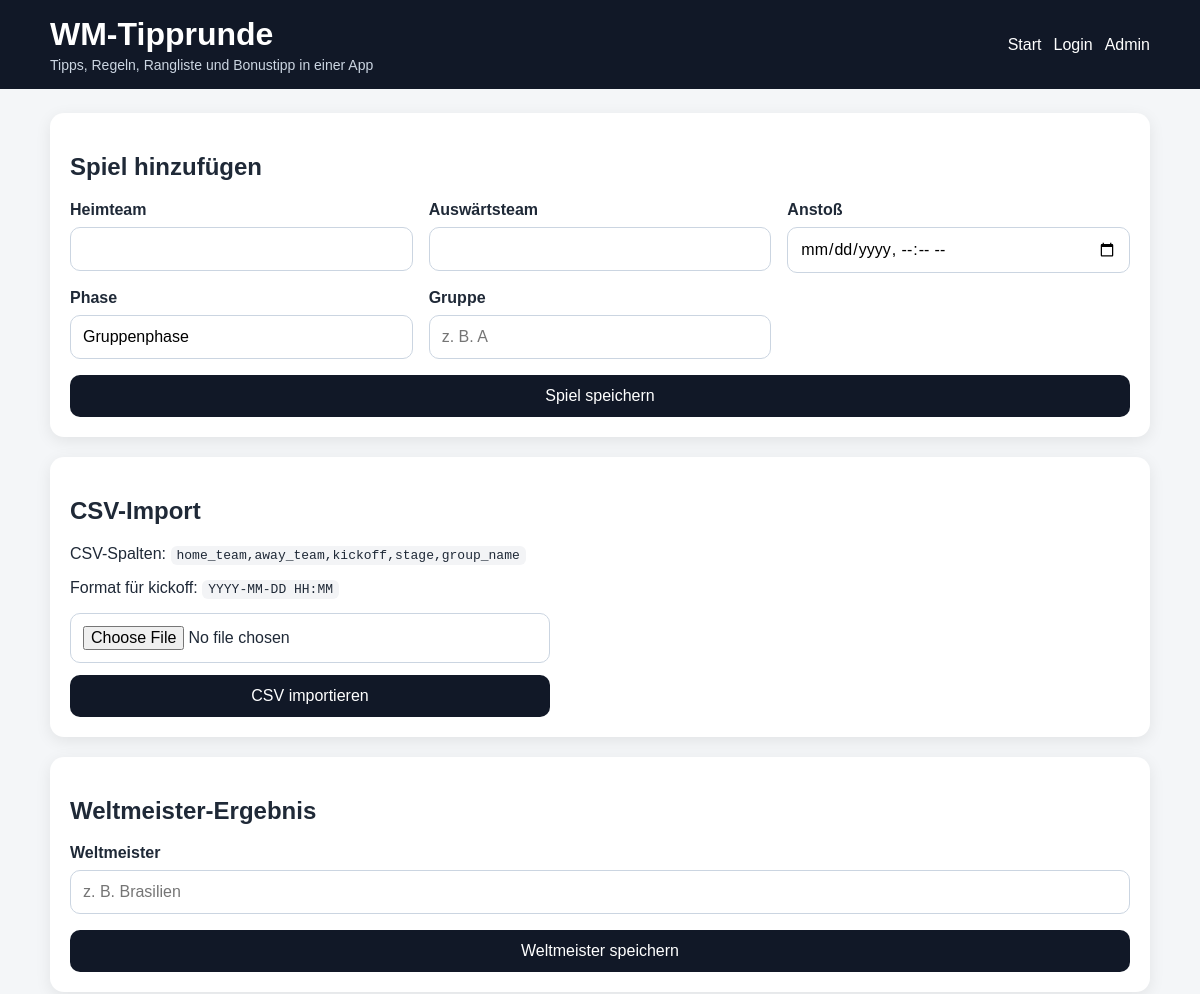
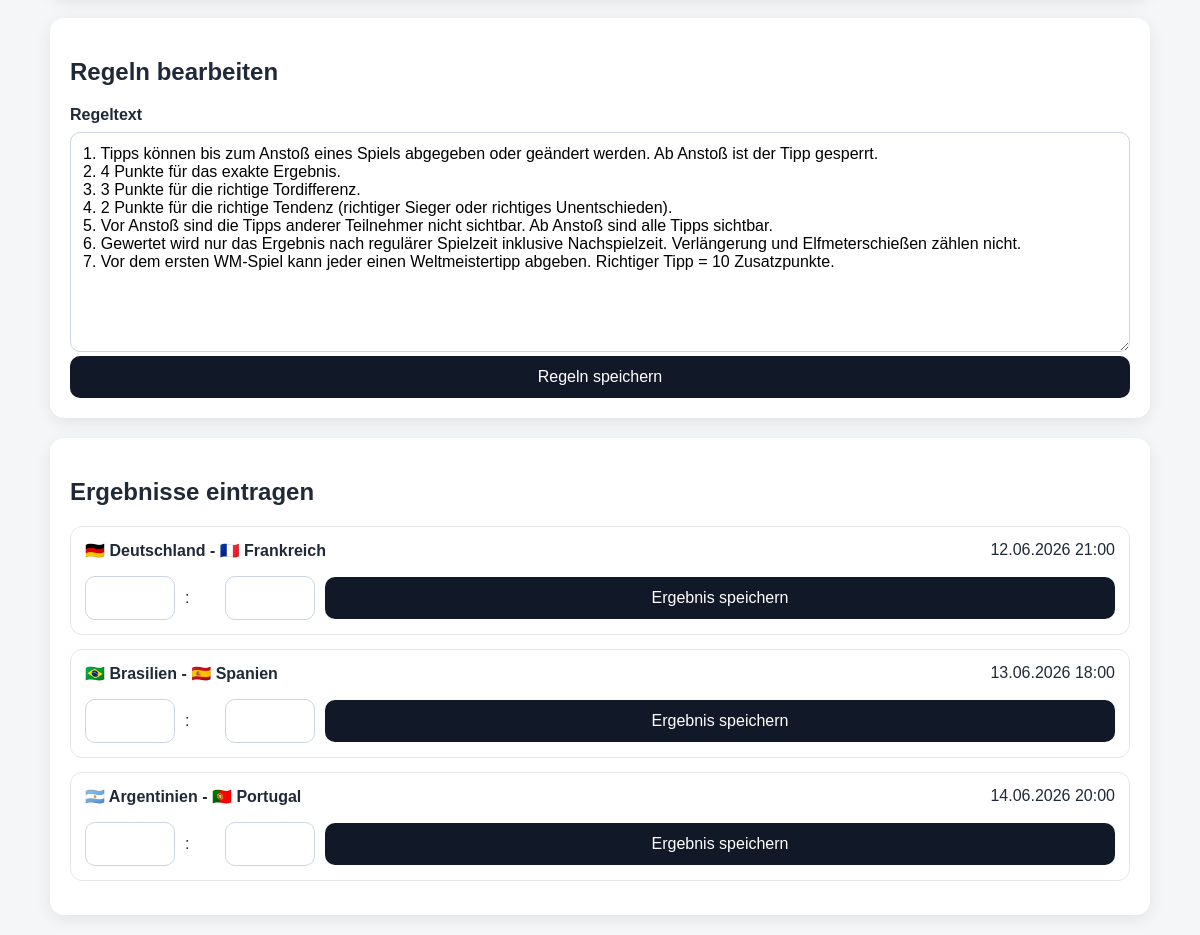
Page /admin (signed in) on the committed database (2 pictures, top to bottom).
### Tipprunde.py (models this page shows, shortened)
class Settings(db.Model):
    id = db.Column(db.Integer, primary_key=True)
    champion_result = db.Column(db.String(80), nullable=True)
    rules_text = db.Column(db.Text, nullable=True)

class Match(db.Model):
    id = db.Column(db.Integer, primary_key=True)
    home_team = db.Column(db.String(80), nullable=False)
    away_team = db.Column(db.String(80), nullable=False)
    kickoff = db.Column(db.DateTime, nullable=False)
    stage = db.Column(db.String(50), nullable=False, default="Gruppenphase")
    group_name = db.Column(db.String(20), nullable=True)
    result_home = db.Column(db.Integer, nullable=True)
    result_away = db.Column(db.Integer, nullable=True)

### Tipprunde.py (the view)
@app.route("/admin")
def admin():
    if not is_admin():
        return redirect(url_for("admin_login"))
    return render_template(
        "admin.html",
        matches=Match.query.order_by(Match.kickoff.asc()).all(),
        settings=get_or_create_settings(),
        current_user=get_current_user()
    )

### Tipprunde.py (called while the page is built)
def get_flag(team_name: str) -> str:
    if not team_name:
        return "🏳️"
    return FLAG_MAP.get(team_name.strip().lower(), "🏳️")

@app.context_processor
def inject_globals():
    return {
        "get_flag": get_flag,
        "result_text": result_text,
    }

def get_current_user():
    user_id = session.get("user_id")
    if not user_id:
        return None
    return db.session.get(User, user_id)

def is_admin():
    return session.get("is_admin", False)

def get_or_create_settings():
    settings = Settings.query.first()
    if not settings:
        settings = Settings(rules_text=DEFAULT_RULES)
        db.session.add(settings)
        db.session.commit()
    elif not settings.rules_text:
        settings.rules_text = DEFAULT_RULES
        db.session.commit()
    return settings

### templates/admin.html
{% extends "base.html" %}
{% block content %}
<section class="card">
    <h2>Spiel hinzufügen</h2>
    <form method="post" action="{{ url_for('add_match') }}" class="grid-form">
        <div>
            <label>Heimteam</label>
            <input type="text" name="home_team" required>
        </div>
        <div>
            <label>Auswärtsteam</label>
            <input type="text" name="away_team" required>
        </div>
        <div>
            <label>Anstoß</label>
            <input type="datetime-local" name="kickoff" required>
        </div>
        <div>
            <label>Phase</label>
            <input type="text" name="stage" value="Gruppenphase">
        </div>
        <div>
            <label>Gruppe</label>
            <input type="text" name="group_name" placeholder="z. B. A">
        </div>
        <div class="full">
            <button type="submit">Spiel speichern</button>
        </div>
    </form>
</section>
<section class="card">
    <h2>CSV-Import</h2>
    <p>CSV-Spalten: <code>home_team,away_team,kickoff,stage,group_name</code></p>
    <p>Format für kickoff: <code>YYYY-MM-DD HH:MM</code></p>
    <form method="post" action="{{ url_for('import_csv') }}" enctype="multipart/form-data" class="upload-form">
        <input type="file" name="csv_file" accept=".csv" required>
        <button type="submit">CSV importieren</button>
    </form>
</section>
<section class="card">
    <h2>Weltmeister-Ergebnis</h2>
    <form method="post" action="{{ url_for('save_champion_result') }}" class="grid-form one-col">
        <div>
            <label>Weltmeister</label>
            <input type="text" name="champion_result" value="{{ settings.champion_result or '' }}" placeholder="z. B. Brasilien">
        </div>
        <div class="full">
            <button type="submit">Weltmeister speichern</button>
        </div>
    </form>
</section>
<section class="card">
    <h2>Regeln bearbeiten</h2>
    <form method="post" action="{{ url_for('save_rules') }}">
        <label for="rules_text">Regeltext</label>
        <textarea id="rules_text" name="rules_text" rows="10">{{ settings.rules_text or '' }}</textarea>
        <button type="submit">Regeln speichern</button>
    </form>
</section>
<section class="card">
    <h2>Ergebnisse eintragen</h2>
    {% for match in matches %}
        <div class="match-admin">
            <div class="match-head">
                <strong>{{ get_flag(match.home_team) }} {{ match.home_team }} - {{ get_flag(match.away_team) }} {{ match.away_team }}</strong>
                <span>{{ match.kickoff.strftime("%d.%m.%Y %H:%M") }}</span>
            </div>
            <form method="post" action="{{ url_for('save_result', match_id=match.id) }}" class="result-form">
                <input type="number" name="result_home" min="0" value="{{ match.result_home if match.result_home is not none else '' }}" required>
                <span>:</span>
                <input type="number" name="result_away" min="0" value="{{ match.result_away if match.result_away is not none else '' }}" required>
                <button type="submit">Ergebnis speichern</button>
            </form>
        </div>
    {% else %}
        <p>Noch keine Spiele vorhanden.</p>
    {% endfor %}
</section>
{% endblock %}

### static/style.css (style rules this page uses)
* { box-sizing: border-box; }
body { margin: 0; font-family: Arial, Helvetica, sans-serif; background: #f4f6f8; color: #1f2937; }
.card { background: white; border-radius: 14px; padding: 20px; margin-bottom: 20px; box-shadow: 0 4px 16px rgba(0,0,0,0.08); }
label { display: block; margin-bottom: 8px; font-weight: bold; }
input, button, textarea { width: 100%; padding: 12px; border-radius: 10px; border: 1px solid #cbd5e1; font-size: 16px; font-family: inherit; }
button { cursor: pointer; background: #111827; color: white; border: none; }
.grid-form { display: grid; grid-template-columns: repeat(3, 1fr); gap: 16px; }
.grid-form.one-col { grid-template-columns: 1fr; }
.grid-form .full { grid-column: 1 / -1; }
.upload-form { display: grid; gap: 12px; max-width: 480px; }
.tip-form, .result-form { display: grid; grid-template-columns: 90px 30px 90px 1fr; gap: 10px; align-items: center; margin-top: 16px; }
.match-admin { border: 1px solid #e5e7eb; border-radius: 12px; padding: 14px; margin-bottom: 14px; }
.match-head { display: flex; justify-content: space-between; gap: 12px; flex-wrap: wrap; margin-bottom: 12px; }
textarea { min-height: 220px; resize: vertical; }
code { background: #f3f4f6; padding: 2px 6px; border-radius: 6px; }

### rows in the picture
Settings: rules_text "1. Tipps können bis zum Anstoß eines Spiels abgegeben oder geändert werden. Ab Anstoß ist der Tipp gesperrt. 2. 4 Punkte für das exakte Ergebnis. 3. 3 Punkte für die richtige Tordifferenz. 4. 2 Punkte für die richtige Tendenz (richtiger Sieger oder richtiges Unentschieden). 5. Vor Anstoß sind die Tipps anderer Teilnehmer nicht sichtbar. Ab Anstoß sind alle Tipps sichtbar. 6. Gewertet wird nur das Ergebnis nach regulärer Spielzeit inklusive Nachspielzeit. Verlängerung und Elfmeterschießen zählen nicht. 7. Vor dem ersten WM-Spiel kann jeder einen Weltmeistertipp abgeben. Richtiger Tipp = 10 Zusatzpunkte."
Match: home_team "🇩🇪", home_team "Deutschland", away_team "🇫🇷", away_team "Frankreich", kickoff "12.06.2026 21:00"
Match: home_team "🇧🇷", home_team "Brasilien", away_team "🇪🇸", away_team "Spanien", kickoff "13.06.2026 18:00"
Match: home_team "🇦🇷", home_team "Argentinien", away_team "🇵🇹", away_team "Portugal", kickoff "14.06.2026 20:00"
